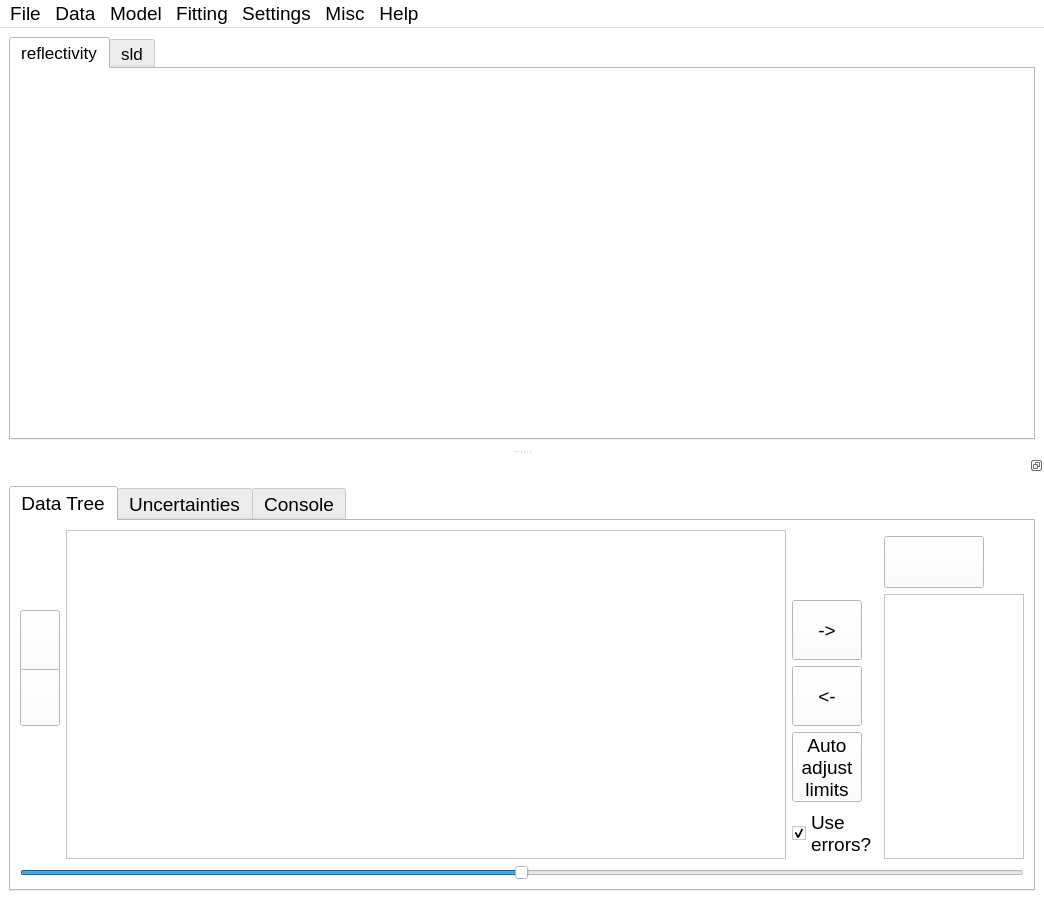
<?xml version="1.0" encoding="UTF-8"?>
<ui version="4.0">
 <class>MainWindow</class>
 <widget class="QMainWindow" name="MainWindow">
  <property name="geometry">
   <rect>
    <x>0</x>
    <y>0</y>
    <width>1044</width>
    <height>900</height>
   </rect>
  </property>
  <property name="sizePolicy">
   <sizepolicy hsizetype="Expanding" vsizetype="Expanding">
    <horstretch>0</horstretch>
    <verstretch>0</verstretch>
   </sizepolicy>
  </property>
  <property name="minimumSize">
   <size>
    <width>600</width>
    <height>462</height>
   </size>
  </property>
  <property name="palette">
   <palette>
    <active>
     <colorrole role="WindowText">
      <brush brushstyle="SolidPattern">
       <color alpha="255">
        <red>0</red>
        <green>0</green>
        <blue>0</blue>
       </color>
      </brush>
     </colorrole>
     <colorrole role="Button">
      <brush brushstyle="SolidPattern">
       <color alpha="255">
        <red>255</red>
        <green>255</green>
        <blue>255</blue>
       </color>
      </brush>
     </colorrole>
     <colorrole role="Light">
      <brush brushstyle="SolidPattern">
       <color alpha="255">
        <red>255</red>
        <green>255</green>
        <blue>255</blue>
       </color>
      </brush>
     </colorrole>
     <colorrole role="Midlight">
      <brush brushstyle="SolidPattern">
       <color alpha="255">
        <red>255</red>
        <green>255</green>
        <blue>255</blue>
       </color>
      </brush>
     </colorrole>
     <colorrole role="Dark">
      <brush brushstyle="SolidPattern">
       <color alpha="255">
        <red>127</red>
        <green>127</green>
        <blue>127</blue>
       </color>
      </brush>
     </colorrole>
     <colorrole role="Mid">
      <brush brushstyle="SolidPattern">
       <color alpha="255">
        <red>170</red>
        <green>170</green>
        <blue>170</blue>
       </color>
      </brush>
     </colorrole>
     <colorrole role="Text">
      <brush brushstyle="SolidPattern">
       <color alpha="255">
        <red>0</red>
        <green>0</green>
        <blue>0</blue>
       </color>
      </brush>
     </colorrole>
     <colorrole role="BrightText">
      <brush brushstyle="SolidPattern">
       <color alpha="255">
        <red>255</red>
        <green>255</green>
        <blue>255</blue>
       </color>
      </brush>
     </colorrole>
     <colorrole role="ButtonText">
      <brush brushstyle="SolidPattern">
       <color alpha="255">
        <red>0</red>
        <green>0</green>
        <blue>0</blue>
       </color>
      </brush>
     </colorrole>
     <colorrole role="Base">
      <brush brushstyle="SolidPattern">
       <color alpha="255">
        <red>255</red>
        <green>255</green>
        <blue>255</blue>
       </color>
      </brush>
     </colorrole>
     <colorrole role="Window">
      <brush brushstyle="SolidPattern">
       <color alpha="255">
        <red>255</red>
        <green>255</green>
        <blue>255</blue>
       </color>
      </brush>
     </colorrole>
     <colorrole role="Shadow">
      <brush brushstyle="SolidPattern">
       <color alpha="255">
        <red>0</red>
        <green>0</green>
        <blue>0</blue>
       </color>
      </brush>
     </colorrole>
     <colorrole role="AlternateBase">
      <brush brushstyle="SolidPattern">
       <color alpha="255">
        <red>255</red>
        <green>255</green>
        <blue>255</blue>
       </color>
      </brush>
     </colorrole>
     <colorrole role="ToolTipBase">
      <brush brushstyle="SolidPattern">
       <color alpha="255">
        <red>255</red>
        <green>255</green>
        <blue>220</blue>
       </color>
      </brush>
     </colorrole>
     <colorrole role="ToolTipText">
      <brush brushstyle="SolidPattern">
       <color alpha="255">
        <red>0</red>
        <green>0</green>
        <blue>0</blue>
       </color>
      </brush>
     </colorrole>
    </active>
    <inactive>
     <colorrole role="WindowText">
      <brush brushstyle="SolidPattern">
       <color alpha="255">
        <red>0</red>
        <green>0</green>
        <blue>0</blue>
       </color>
      </brush>
     </colorrole>
     <colorrole role="Button">
      <brush brushstyle="SolidPattern">
       <color alpha="255">
        <red>255</red>
        <green>255</green>
        <blue>255</blue>
       </color>
      </brush>
     </colorrole>
     <colorrole role="Light">
      <brush brushstyle="SolidPattern">
       <color alpha="255">
        <red>255</red>
        <green>255</green>
        <blue>255</blue>
       </color>
      </brush>
     </colorrole>
     <colorrole role="Midlight">
      <brush brushstyle="SolidPattern">
       <color alpha="255">
        <red>255</red>
        <green>255</green>
        <blue>255</blue>
       </color>
      </brush>
     </colorrole>
     <colorrole role="Dark">
      <brush brushstyle="SolidPattern">
       <color alpha="255">
        <red>127</red>
        <green>127</green>
        <blue>127</blue>
       </color>
      </brush>
     </colorrole>
     <colorrole role="Mid">
      <brush brushstyle="SolidPattern">
       <color alpha="255">
        <red>170</red>
        <green>170</green>
        <blue>170</blue>
       </color>
      </brush>
     </colorrole>
     <colorrole role="Text">
      <brush brushstyle="SolidPattern">
       <color alpha="255">
        <red>0</red>
        <green>0</green>
        <blue>0</blue>
       </color>
      </brush>
     </colorrole>
     <colorrole role="BrightText">
      <brush brushstyle="SolidPattern">
       <color alpha="255">
        <red>255</red>
        <green>255</green>
        <blue>255</blue>
       </color>
      </brush>
     </colorrole>
     <colorrole role="ButtonText">
      <brush brushstyle="SolidPattern">
       <color alpha="255">
        <red>0</red>
        <green>0</green>
        <blue>0</blue>
       </color>
      </brush>
     </colorrole>
     <colorrole role="Base">
      <brush brushstyle="SolidPattern">
       <color alpha="255">
        <red>255</red>
        <green>255</green>
        <blue>255</blue>
       </color>
      </brush>
     </colorrole>
     <colorrole role="Window">
      <brush brushstyle="SolidPattern">
       <color alpha="255">
        <red>255</red>
        <green>255</green>
        <blue>255</blue>
       </color>
      </brush>
     </colorrole>
     <colorrole role="Shadow">
      <brush brushstyle="SolidPattern">
       <color alpha="255">
        <red>0</red>
        <green>0</green>
        <blue>0</blue>
       </color>
      </brush>
     </colorrole>
     <colorrole role="AlternateBase">
      <brush brushstyle="SolidPattern">
       <color alpha="255">
        <red>255</red>
        <green>255</green>
        <blue>255</blue>
       </color>
      </brush>
     </colorrole>
     <colorrole role="ToolTipBase">
      <brush brushstyle="SolidPattern">
       <color alpha="255">
        <red>255</red>
        <green>255</green>
        <blue>220</blue>
       </color>
      </brush>
     </colorrole>
     <colorrole role="ToolTipText">
      <brush brushstyle="SolidPattern">
       <color alpha="255">
        <red>0</red>
        <green>0</green>
        <blue>0</blue>
       </color>
      </brush>
     </colorrole>
    </inactive>
    <disabled>
     <colorrole role="WindowText">
      <brush brushstyle="SolidPattern">
       <color alpha="255">
        <red>127</red>
        <green>127</green>
        <blue>127</blue>
       </color>
      </brush>
     </colorrole>
     <colorrole role="Button">
      <brush brushstyle="SolidPattern">
       <color alpha="255">
        <red>255</red>
        <green>255</green>
        <blue>255</blue>
       </color>
      </brush>
     </colorrole>
     <colorrole role="Light">
      <brush brushstyle="SolidPattern">
       <color alpha="255">
        <red>255</red>
        <green>255</green>
        <blue>255</blue>
       </color>
      </brush>
     </colorrole>
     <colorrole role="Midlight">
      <brush brushstyle="SolidPattern">
       <color alpha="255">
        <red>255</red>
        <green>255</green>
        <blue>255</blue>
       </color>
      </brush>
     </colorrole>
     <colorrole role="Dark">
      <brush brushstyle="SolidPattern">
       <color alpha="255">
        <red>127</red>
        <green>127</green>
        <blue>127</blue>
       </color>
      </brush>
     </colorrole>
     <colorrole role="Mid">
      <brush brushstyle="SolidPattern">
       <color alpha="255">
        <red>170</red>
        <green>170</green>
        <blue>170</blue>
       </color>
      </brush>
     </colorrole>
     <colorrole role="Text">
      <brush brushstyle="SolidPattern">
       <color alpha="255">
        <red>127</red>
        <green>127</green>
        <blue>127</blue>
       </color>
      </brush>
     </colorrole>
     <colorrole role="BrightText">
      <brush brushstyle="SolidPattern">
       <color alpha="255">
        <red>255</red>
        <green>255</green>
        <blue>255</blue>
       </color>
      </brush>
     </colorrole>
     <colorrole role="ButtonText">
      <brush brushstyle="SolidPattern">
       <color alpha="255">
        <red>127</red>
        <green>127</green>
        <blue>127</blue>
       </color>
      </brush>
     </colorrole>
     <colorrole role="Base">
      <brush brushstyle="SolidPattern">
       <color alpha="255">
        <red>255</red>
        <green>255</green>
        <blue>255</blue>
       </color>
      </brush>
     </colorrole>
     <colorrole role="Window">
      <brush brushstyle="SolidPattern">
       <color alpha="255">
        <red>255</red>
        <green>255</green>
        <blue>255</blue>
       </color>
      </brush>
     </colorrole>
     <colorrole role="Shadow">
      <brush brushstyle="SolidPattern">
       <color alpha="255">
        <red>0</red>
        <green>0</green>
        <blue>0</blue>
       </color>
      </brush>
     </colorrole>
     <colorrole role="AlternateBase">
      <brush brushstyle="SolidPattern">
       <color alpha="255">
        <red>255</red>
        <green>255</green>
        <blue>255</blue>
       </color>
      </brush>
     </colorrole>
     <colorrole role="ToolTipBase">
      <brush brushstyle="SolidPattern">
       <color alpha="255">
        <red>255</red>
        <green>255</green>
        <blue>220</blue>
       </color>
      </brush>
     </colorrole>
     <colorrole role="ToolTipText">
      <brush brushstyle="SolidPattern">
       <color alpha="255">
        <red>0</red>
        <green>0</green>
        <blue>0</blue>
       </color>
      </brush>
     </colorrole>
    </disabled>
   </palette>
  </property>
  <property name="font">
   <font>
    <pointsize>14</pointsize>
   </font>
  </property>
  <property name="acceptDrops">
   <bool>true</bool>
  </property>
  <property name="windowTitle">
   <string>Motofit</string>
  </property>
  <property name="windowIcon">
   <iconset>
    <normaloff>:/icons/scattering.png</normaloff>:/icons/scattering.png</iconset>
  </property>
  <property name="documentMode">
   <bool>false</bool>
  </property>
  <property name="tabShape">
   <enum>QTabWidget::Rounded</enum>
  </property>
  <property name="unifiedTitleAndToolBarOnMac">
   <bool>false</bool>
  </property>
  <widget class="QWidget" name="centralwidget">
   <property name="minimumSize">
    <size>
     <width>400</width>
     <height>0</height>
    </size>
   </property>
   <layout class="QGridLayout" name="gridLayout_3">
    <item row="2" column="2">
     <widget class="QTabWidget" name="graphs">
      <property name="sizePolicy">
       <sizepolicy hsizetype="Expanding" vsizetype="MinimumExpanding">
        <horstretch>0</horstretch>
        <verstretch>0</verstretch>
       </sizepolicy>
      </property>
      <property name="minimumSize">
       <size>
        <width>0</width>
        <height>350</height>
       </size>
      </property>
      <property name="font">
       <font>
        <pointsize>13</pointsize>
       </font>
      </property>
      <property name="focusPolicy">
       <enum>Qt::ClickFocus</enum>
      </property>
      <property name="tabPosition">
       <enum>QTabWidget::North</enum>
      </property>
      <property name="currentIndex">
       <number>0</number>
      </property>
      <widget class="QWidget" name="reflectivity">
       <attribute name="title">
        <string>reflectivity</string>
       </attribute>
       <attribute name="toolTip">
        <string>Plots of the reflectivity</string>
       </attribute>
       <layout class="QGridLayout" name="gridLayout_5">
        <property name="leftMargin">
         <number>5</number>
        </property>
        <property name="topMargin">
         <number>2</number>
        </property>
        <property name="rightMargin">
         <number>5</number>
        </property>
        <property name="bottomMargin">
         <number>5</number>
        </property>
        <property name="verticalSpacing">
         <number>2</number>
        </property>
       </layout>
      </widget>
      <widget class="QWidget" name="sld">
       <attribute name="title">
        <string>sld</string>
       </attribute>
       <attribute name="toolTip">
        <string>Plots of the SLD profiles</string>
       </attribute>
       <layout class="QGridLayout" name="gridLayout_4"/>
      </widget>
     </widget>
    </item>
   </layout>
  </widget>
  <widget class="QMenuBar" name="menubar">
   <property name="geometry">
    <rect>
     <x>0</x>
     <y>0</y>
     <width>1044</width>
     <height>22</height>
    </rect>
   </property>
   <widget class="QMenu" name="menuData">
    <property name="title">
     <string>Data</string>
    </property>
    <addaction name="actionLoad_Data"/>
    <addaction name="actionRefresh_Data"/>
    <addaction name="actionRemove_Data"/>
    <addaction name="separator"/>
    <addaction name="actionSave_Fit"/>
    <addaction name="separator"/>
    <addaction name="actionAutoscale_graph"/>
   </widget>
   <widget class="QMenu" name="menuModel">
    <property name="title">
     <string>Model</string>
    </property>
    <addaction name="actionSave_Model"/>
    <addaction name="actionLoad_Model"/>
    <addaction name="actionExport_Code_Fragment"/>
    <addaction name="separator"/>
    <addaction name="actionTake_Snapshot"/>
    <addaction name="separator"/>
   </widget>
   <widget class="QMenu" name="menuHelp">
    <property name="title">
     <string>Help</string>
    </property>
    <addaction name="actionAbout"/>
    <addaction name="actiondocumentation"/>
   </widget>
   <widget class="QMenu" name="menuPlot_type">
    <property name="title">
     <string>Fitting</string>
    </property>
    <widget class="QMenu" name="menuAlgorithm">
     <property name="title">
      <string>Algorithm</string>
     </property>
     <addaction name="actionDifferential_Evolution"/>
     <addaction name="actionLevenberg_Marquardt"/>
     <addaction name="actionL_BFGS_B"/>
     <addaction name="actionMCMC"/>
    </widget>
    <widget class="QMenu" name="menuFit_as">
     <property name="title">
      <string>Fit as</string>
     </property>
     <addaction name="actionY_vs_X"/>
     <addaction name="actionlogY_vs_X"/>
     <addaction name="actionYX4_vs_X"/>
     <addaction name="actionYX2_vs_X"/>
    </widget>
    <addaction name="menuFit_as"/>
    <addaction name="separator"/>
    <addaction name="menuAlgorithm"/>
    <addaction name="separator"/>
    <addaction name="actionBatch_Fit"/>
   </widget>
   <widget class="QMenu" name="menuFile">
    <property name="title">
     <string>File</string>
    </property>
    <addaction name="actionSave_File"/>
    <addaction name="actionSave_File_As"/>
    <addaction name="separator"/>
    <addaction name="actionLoad_File"/>
   </widget>
   <widget class="QMenu" name="menuSettings">
    <property name="title">
     <string>Settings</string>
    </property>
    <addaction name="actionChange_Q_range"/>
    <addaction name="actionResolution_smearing"/>
   </widget>
   <widget class="QMenu" name="menuMisc">
    <property name="title">
     <string>Misc</string>
    </property>
    <addaction name="actionSLD_calculator"/>
   </widget>
   <addaction name="menuFile"/>
   <addaction name="menuData"/>
   <addaction name="menuModel"/>
   <addaction name="menuPlot_type"/>
   <addaction name="menuSettings"/>
   <addaction name="menuMisc"/>
   <addaction name="menuHelp"/>
  </widget>
  <widget class="QDockWidget" name="dockWidget">
   <property name="sizePolicy">
    <sizepolicy hsizetype="Expanding" vsizetype="Expanding">
     <horstretch>0</horstretch>
     <verstretch>0</verstretch>
    </sizepolicy>
   </property>
   <property name="minimumSize">
    <size>
     <width>600</width>
     <height>350</height>
    </size>
   </property>
   <property name="font">
    <font>
     <pointsize>13</pointsize>
    </font>
   </property>
   <property name="toolTip">
    <string>Double click to separate/join the dock</string>
   </property>
   <property name="features">
    <set>QDockWidget::DockWidgetFloatable|QDockWidget::DockWidgetMovable</set>
   </property>
   <property name="allowedAreas">
    <set>Qt::BottomDockWidgetArea</set>
   </property>
   <property name="windowTitle">
    <string/>
   </property>
   <attribute name="dockWidgetArea">
    <number>8</number>
   </attribute>
   <widget class="QWidget" name="dockWidgetContents">
    <layout class="QGridLayout" name="gridLayout">
     <item row="1" column="0">
      <widget class="QTabWidget" name="tabWidget">
       <property name="enabled">
        <bool>true</bool>
       </property>
       <property name="sizePolicy">
        <sizepolicy hsizetype="MinimumExpanding" vsizetype="Expanding">
         <horstretch>0</horstretch>
         <verstretch>0</verstretch>
        </sizepolicy>
       </property>
       <property name="minimumSize">
        <size>
         <width>300</width>
         <height>200</height>
        </size>
       </property>
       <property name="font">
        <font>
         <pointsize>14</pointsize>
        </font>
       </property>
       <property name="toolTip">
        <string/>
       </property>
       <property name="currentIndex">
        <number>0</number>
       </property>
       <property name="tabBarAutoHide">
        <bool>true</bool>
       </property>
       <widget class="QWidget" name="tab">
        <attribute name="title">
         <string>Data Tree</string>
        </attribute>
        <attribute name="toolTip">
         <string>Data and Model Trees</string>
        </attribute>
        <layout class="QGridLayout" name="gridLayout_2">
         <item row="5" column="2">
          <widget class="QPushButton" name="auto_limits_button">
           <property name="minimumSize">
            <size>
             <width>60</width>
             <height>60</height>
            </size>
           </property>
           <property name="maximumSize">
            <size>
             <width>70</width>
             <height>70</height>
            </size>
           </property>
           <property name="toolTip">
            <string>Give varying parameters finite limits</string>
           </property>
           <property name="text">
            <string>Auto
adjust
limits</string>
           </property>
          </widget>
         </item>
         <item row="4" column="0">
          <widget class="QPushButton" name="remove_layer">
           <property name="maximumSize">
            <size>
             <width>40</width>
             <height>60</height>
            </size>
           </property>
           <property name="toolTip">
            <string>Remove a layer, Cmd-</string>
           </property>
           <property name="text">
            <string/>
           </property>
           <property name="icon">
            <iconset>
             <normaloff>:/icons/minus.png</normaloff>:/icons/minus.png</iconset>
           </property>
           <property name="iconSize">
            <size>
             <width>30</width>
             <height>30</height>
            </size>
           </property>
           <property name="shortcut">
            <string>Ctrl+-</string>
           </property>
          </widget>
         </item>
         <item row="3" column="0">
          <widget class="QPushButton" name="add_layer">
           <property name="sizePolicy">
            <sizepolicy hsizetype="Fixed" vsizetype="Fixed">
             <horstretch>0</horstretch>
             <verstretch>0</verstretch>
            </sizepolicy>
           </property>
           <property name="minimumSize">
            <size>
             <width>40</width>
             <height>60</height>
            </size>
           </property>
           <property name="maximumSize">
            <size>
             <width>40</width>
             <height>40</height>
            </size>
           </property>
           <property name="toolTip">
            <string>Insert a layer, Cmd=</string>
           </property>
           <property name="text">
            <string/>
           </property>
           <property name="icon">
            <iconset>
             <normaloff>:/icons/plus.png</normaloff>:/icons/plus.png</iconset>
           </property>
           <property name="iconSize">
            <size>
             <width>30</width>
             <height>30</height>
            </size>
           </property>
           <property name="shortcut">
            <string>Ctrl+=</string>
           </property>
          </widget>
         </item>
         <item row="9" column="0" colspan="4">
          <widget class="QSlider" name="paramsSlider">
           <property name="sizePolicy">
            <sizepolicy hsizetype="Expanding" vsizetype="Minimum">
             <horstretch>0</horstretch>
             <verstretch>0</verstretch>
            </sizepolicy>
           </property>
           <property name="maximumSize">
            <size>
             <width>16777215</width>
             <height>20</height>
            </size>
           </property>
           <property name="font">
            <font>
             <pointsize>13</pointsize>
            </font>
           </property>
           <property name="mouseTracking">
            <bool>false</bool>
           </property>
           <property name="focusPolicy">
            <enum>Qt::StrongFocus</enum>
           </property>
           <property name="contextMenuPolicy">
            <enum>Qt::PreventContextMenu</enum>
           </property>
           <property name="maximum">
            <number>999</number>
           </property>
           <property name="value">
            <number>499</number>
           </property>
           <property name="orientation">
            <enum>Qt::Horizontal</enum>
           </property>
           <property name="invertedAppearance">
            <bool>false</bool>
           </property>
           <property name="invertedControls">
            <bool>false</bool>
           </property>
           <property name="tickPosition">
            <enum>QSlider::NoTicks</enum>
           </property>
          </widget>
         </item>
         <item row="0" column="1" rowspan="7">
          <widget class="QTreeView" name="treeView">
           <property name="minimumSize">
            <size>
             <width>700</width>
             <height>0</height>
            </size>
           </property>
           <property name="font">
            <font>
             <pointsize>14</pointsize>
            </font>
           </property>
           <property name="selectionMode">
            <enum>QAbstractItemView::ExtendedSelection</enum>
           </property>
           <property name="selectionBehavior">
            <enum>QAbstractItemView::SelectRows</enum>
           </property>
          </widget>
         </item>
         <item row="6" column="2">
          <widget class="QCheckBox" name="use_errors_checkbox">
           <property name="text">
            <string>Use
errors?</string>
           </property>
           <property name="checked">
            <bool>true</bool>
           </property>
           <property name="tristate">
            <bool>false</bool>
           </property>
          </widget>
         </item>
         <item row="1" column="3">
          <widget class="QPushButton" name="do_fit_button">
           <property name="sizePolicy">
            <sizepolicy hsizetype="Maximum" vsizetype="Expanding">
             <horstretch>0</horstretch>
             <verstretch>0</verstretch>
            </sizepolicy>
           </property>
           <property name="minimumSize">
            <size>
             <width>50</width>
             <height>50</height>
            </size>
           </property>
           <property name="maximumSize">
            <size>
             <width>100</width>
             <height>16777215</height>
            </size>
           </property>
           <property name="toolTip">
            <string>Do a fit. Cmd-F</string>
           </property>
           <property name="text">
            <string/>
           </property>
           <property name="icon">
            <iconset>
             <normaloff>../icons/go.jpeg</normaloff>../icons/go.jpeg</iconset>
           </property>
           <property name="iconSize">
            <size>
             <width>60</width>
             <height>60</height>
            </size>
           </property>
           <property name="shortcut">
            <string>Ctrl+F</string>
           </property>
          </widget>
         </item>
         <item row="2" column="3" rowspan="5">
          <widget class="QListWidget" name="currently_fitting">
           <property name="sizePolicy">
            <sizepolicy hsizetype="Minimum" vsizetype="Expanding">
             <horstretch>0</horstretch>
             <verstretch>0</verstretch>
            </sizepolicy>
           </property>
           <property name="minimumSize">
            <size>
             <width>130</width>
             <height>220</height>
            </size>
           </property>
           <property name="maximumSize">
            <size>
             <width>140</width>
             <height>16777215</height>
            </size>
           </property>
           <property name="font">
            <font>
             <pointsize>14</pointsize>
            </font>
           </property>
           <property name="toolTip">
            <string>List of datasets being fitted</string>
           </property>
          </widget>
         </item>
         <item row="4" column="2">
          <widget class="QPushButton" name="remove_from_fit_button">
           <property name="minimumSize">
            <size>
             <width>60</width>
             <height>60</height>
            </size>
           </property>
           <property name="maximumSize">
            <size>
             <width>70</width>
             <height>70</height>
            </size>
           </property>
           <property name="toolTip">
            <string>Remove dataset from those being fitted</string>
           </property>
           <property name="text">
            <string>&lt;-</string>
           </property>
          </widget>
         </item>
         <item row="3" column="2">
          <widget class="QPushButton" name="add_to_fit_button">
           <property name="minimumSize">
            <size>
             <width>60</width>
             <height>60</height>
            </size>
           </property>
           <property name="maximumSize">
            <size>
             <width>70</width>
             <height>70</height>
            </size>
           </property>
           <property name="toolTip">
            <string>Add a dataset to those being fitted</string>
           </property>
           <property name="text">
            <string>-&gt;</string>
           </property>
          </widget>
         </item>
        </layout>
       </widget>
       <widget class="QWidget" name="tab_1">
        <attribute name="title">
         <string>Uncertainties</string>
        </attribute>
       </widget>
       <widget class="QWidget" name="tab_2">
        <attribute name="title">
         <string>Console</string>
        </attribute>
        <attribute name="toolTip">
         <string>Output from the modelling processes</string>
        </attribute>
        <layout class="QGridLayout" name="gridLayout_8">
         <item row="0" column="0">
          <widget class="QPlainTextEdit" name="console_text_edit">
           <property name="font">
            <font>
             <pointsize>13</pointsize>
            </font>
           </property>
          </widget>
         </item>
        </layout>
       </widget>
      </widget>
     </item>
    </layout>
   </widget>
  </widget>
  <action name="actionLoad_Data">
   <property name="checkable">
    <bool>false</bool>
   </property>
   <property name="checked">
    <bool>false</bool>
   </property>
   <property name="text">
    <string>Load Data</string>
   </property>
   <property name="shortcut">
    <string>Ctrl+L</string>
   </property>
   <property name="shortcutContext">
    <enum>Qt::ApplicationShortcut</enum>
   </property>
  </action>
  <action name="actionSave_Fit">
   <property name="text">
    <string>Save Fit</string>
   </property>
  </action>
  <action name="actionSave_Model">
   <property name="text">
    <string>Save Model</string>
   </property>
  </action>
  <action name="actionLoad_Model">
   <property name="text">
    <string>Load Model</string>
   </property>
  </action>
  <action name="actionLogR_vs_Q">
   <property name="checkable">
    <bool>true</bool>
   </property>
   <property name="checked">
    <bool>true</bool>
   </property>
   <property name="text">
    <string>logR vs Q</string>
   </property>
  </action>
  <action name="actionR_vs_Q">
   <property name="checkable">
    <bool>true</bool>
   </property>
   <property name="text">
    <string>R vs Q</string>
   </property>
  </action>
  <action name="actionRQ4_vs_Q">
   <property name="checkable">
    <bool>true</bool>
   </property>
   <property name="text">
    <string>RQ4 vs Q</string>
   </property>
  </action>
  <action name="actionRefresh_Data">
   <property name="text">
    <string>Refresh Data</string>
   </property>
   <property name="shortcut">
    <string>Ctrl+R</string>
   </property>
  </action>
  <action name="actionLoad_experiment">
   <property name="text">
    <string>Load</string>
   </property>
   <property name="shortcut">
    <string>Meta+N</string>
   </property>
  </action>
  <action name="actionSave_experiment">
   <property name="text">
    <string>Save</string>
   </property>
   <property name="shortcut">
    <string>Meta+M</string>
   </property>
  </action>
  <action name="actionLoad_Plugin">
   <property name="text">
    <string>Load Fitting Plugin</string>
   </property>
  </action>
  <action name="actionSave_File">
   <property name="text">
    <string>Save Experiment</string>
   </property>
   <property name="whatsThis">
    <string/>
   </property>
   <property name="shortcut">
    <string>Ctrl+S</string>
   </property>
  </action>
  <action name="actionLoad_File">
   <property name="text">
    <string>Load Experiment</string>
   </property>
   <property name="shortcut">
    <string>Ctrl+O</string>
   </property>
  </action>
  <action name="actionBatch_Fit">
   <property name="text">
    <string>Batch Fit</string>
   </property>
  </action>
  <action name="actionRemove_Data">
   <property name="text">
    <string>Remove Data</string>
   </property>
  </action>
  <action name="actionAboutProgram">
   <property name="text">
    <string>About</string>
   </property>
   <property name="visible">
    <bool>true</bool>
   </property>
  </action>
  <action name="actionDifferential_Evolution">
   <property name="checkable">
    <bool>true</bool>
   </property>
   <property name="checked">
    <bool>true</bool>
   </property>
   <property name="text">
    <string>Differential Evolution</string>
   </property>
  </action>
  <action name="actionLevenberg_Marquardt">
   <property name="checkable">
    <bool>true</bool>
   </property>
   <property name="checked">
    <bool>false</bool>
   </property>
   <property name="text">
    <string>Levenberg Marquardt</string>
   </property>
  </action>
  <action name="actionY_vs_X">
   <property name="checkable">
    <bool>true</bool>
   </property>
   <property name="checked">
    <bool>false</bool>
   </property>
   <property name="text">
    <string>lin(Y) vs X</string>
   </property>
  </action>
  <action name="actionlogY_vs_X">
   <property name="checkable">
    <bool>true</bool>
   </property>
   <property name="checked">
    <bool>true</bool>
   </property>
   <property name="text">
    <string>log(Y) vs X</string>
   </property>
  </action>
  <action name="actionYX4_vs_X">
   <property name="checkable">
    <bool>true</bool>
   </property>
   <property name="text">
    <string>YX**4 vs X</string>
   </property>
  </action>
  <action name="actionYX2_vs_X">
   <property name="checkable">
    <bool>true</bool>
   </property>
   <property name="text">
    <string>YX**2 vs X</string>
   </property>
  </action>
  <action name="actionChange_Q_range">
   <property name="text">
    <string>Change Q Range</string>
   </property>
  </action>
  <action name="actionTake_Snapshot">
   <property name="text">
    <string>Take Snapshot</string>
   </property>
  </action>
  <action name="actionResolution_smearing">
   <property name="text">
    <string>Resolution Smearing</string>
   </property>
  </action>
  <action name="actionSLD_calculator">
   <property name="text">
    <string>SLD calculator</string>
   </property>
  </action>
  <action name="actionFit">
   <property name="text">
    <string>Fit</string>
   </property>
   <property name="shortcut">
    <string>Meta+F</string>
   </property>
  </action>
  <action name="actionAbout">
   <property name="text">
    <string>Motofit?</string>
   </property>
  </action>
  <action name="actionMCMC">
   <property name="checkable">
    <bool>true</bool>
   </property>
   <property name="text">
    <string>MCMC</string>
   </property>
  </action>
  <action name="actionSave_File_As">
   <property name="text">
    <string>Save Experiment As</string>
   </property>
   <property name="shortcut">
    <string>Ctrl+Shift+S</string>
   </property>
  </action>
  <action name="actionAutoscale_graph">
   <property name="text">
    <string>Autoscale graph</string>
   </property>
   <property name="shortcut">
    <string>Ctrl+A</string>
   </property>
  </action>
  <action name="actiondocumentation">
   <property name="text">
    <string>documentation</string>
   </property>
  </action>
  <action name="actionL_BFGS_B">
   <property name="text">
    <string>L-BFGS-B</string>
   </property>
  </action>
  <action name="actionExport_Code_Fragment">
   <property name="text">
    <string>Export Code Fragment</string>
   </property>
   <property name="toolTip">
    <string>Create a code fragment for fitting this model in an interpreter</string>
   </property>
  </action>
 </widget>
 <tabstops>
  <tabstop>console_text_edit</tabstop>
 </tabstops>
 <resources>
  <include location="resources.qrc"/>
 </resources>
 <connections/>
</ui>
